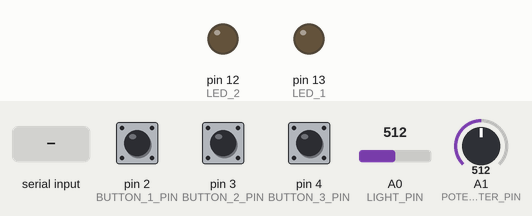
Simulated run of this sketch. Board: Arduino Uno, built with avr-gcc and run on an emulated ATmega328P. On the bench: output pins drawn as LEDs (lit = HIGH). The inputs (shaded band) are chosen by the test bench; at power-on: pin 2 (BUTTON_1_PIN) LOW, pin 3 (BUTTON_2_PIN) LOW, pin 4 (BUTTON_3_PIN) LOW, A0 (LIGHT_PIN) = 512, A1 (POTENTIOMETER_PIN) = 512. What the sketch prints to the serial monitor is not drawn.

Above: at 1.2 s.
1.3 s: "L1" received over Serial
At 2.5 s:
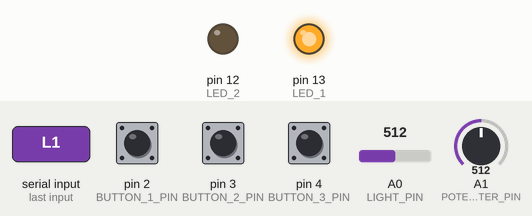
2.8 s: "L2" received over Serial
At 3.8 s:
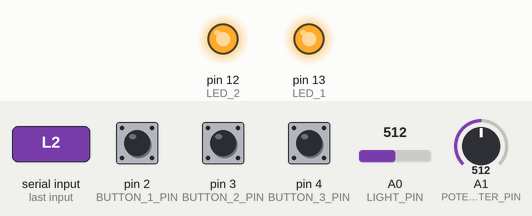
7.3 s: "L1" received over Serial
At 8.4 s:
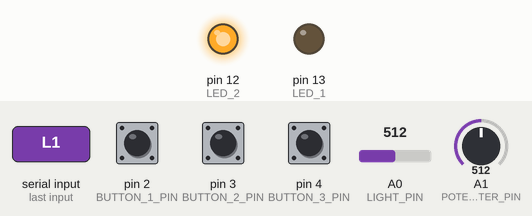
Timing chart, 0 to 10.3 s (numbered marks = the images above; inputs shaded):
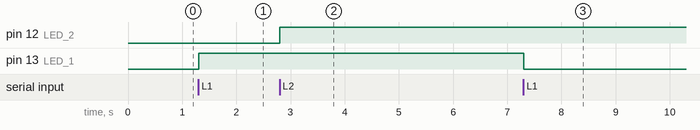

Measured:
- after the input at 1.3 s, pin 13 (LED_1): LOW → HIGH at once
- after the input at 2.8 s, pin 12 (LED_2): LOW → HIGH at once
- after the input at 7.3 s, pin 13 (LED_1): HIGH → LOW at once

The sketch:

DataInJava.ino
```cpp
#define LIGHT_PIN         0
#define POTENTIOMETER_PIN 1
#define BUTTON_1_PIN      2
#define BUTTON_2_PIN      3
#define BUTTON_3_PIN      4

#define LED_1     13
#define LED_2     12

char inputs   [20];
char oldInputs[20];
char L1=0;
char L2=0;

void setup() {
    Serial.begin(115200);

    pinMode(BUTTON_1_PIN, INPUT);
    pinMode(BUTTON_2_PIN, INPUT);
    pinMode(BUTTON_3_PIN, INPUT);

    pinMode(LED_1, OUTPUT);
    pinMode(LED_2, OUTPUT);
}

void getInputs(){
    sprintf(inputs, "SS:%03X:%03X:%c%c%c",
        analogRead(LIGHT_PIN),
        analogRead(POTENTIOMETER_PIN),
        digitalRead(BUTTON_1_PIN)?'1':'0',
        digitalRead(BUTTON_2_PIN)?'1':'0',
        digitalRead(BUTTON_3_PIN)?'1':'0'
    );
}

void loop() {

    getInputs();
    if( strcmp(inputs, oldInputs) != 0){
        strcpy(oldInputs, inputs);
        Serial.println(inputs);
    }

    if(Serial.available()){
        int ind=0;
        char buff[5];
        while(Serial.available()){
            unsigned char c = Serial.read();
            buff[ind] = c;
            if(ind++ > 6) break;
        }
        buff[2]=0;
        if(strcmp(buff, "L1")==0){
            L1 = 1-L1;
            digitalWrite(LED_1, L1);
        }
        if(strcmp(buff, "L2")==0){
            L2 = 1-L2;
            digitalWrite(LED_2, L2);
        }
    }

    delay(10);
}
```
